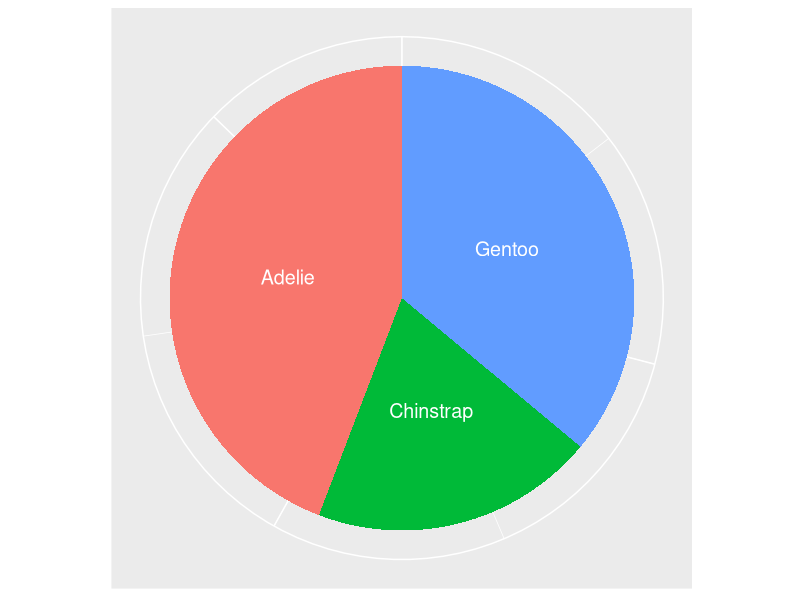

The R script that drew this image:
library(tidyverse)

library(palmerpenguins)

library(ggplot2)

ggplot(penguins) +
  aes(x = factor(1),
      fill = species,
      label = species) +
  geom_bar(width = 1) +
  stat_count(geom = "text",
             size = 5,
             color = "white",
             position = position_stack(vjust = .5)
  ) +
  guides(y = guide_none(),
         x = guide_none(),
         fill = guide_none()) +
  xlab(NULL) +
  ylab(NULL) +
  coord_polar(theta = "y") +
  theme(axis.text = element_blank(),
        axis.line = element_blank(),
        axis.ticks = element_blank())